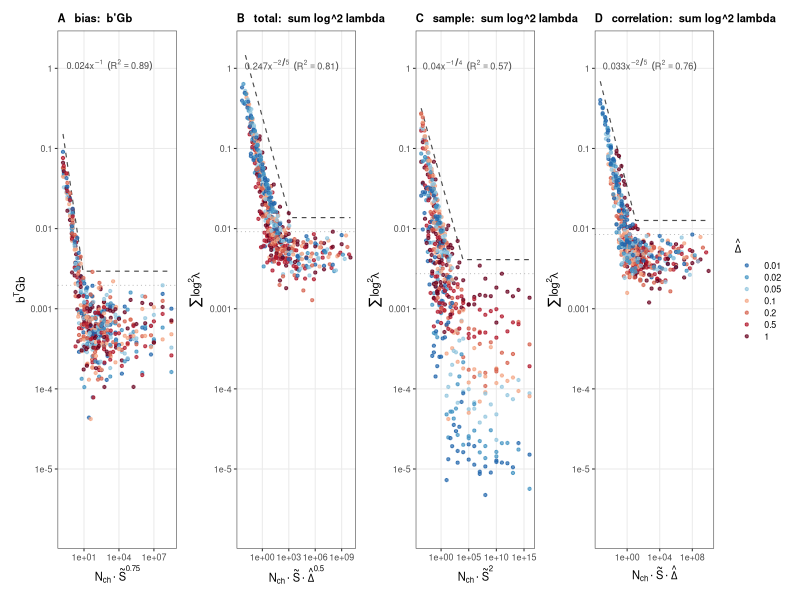
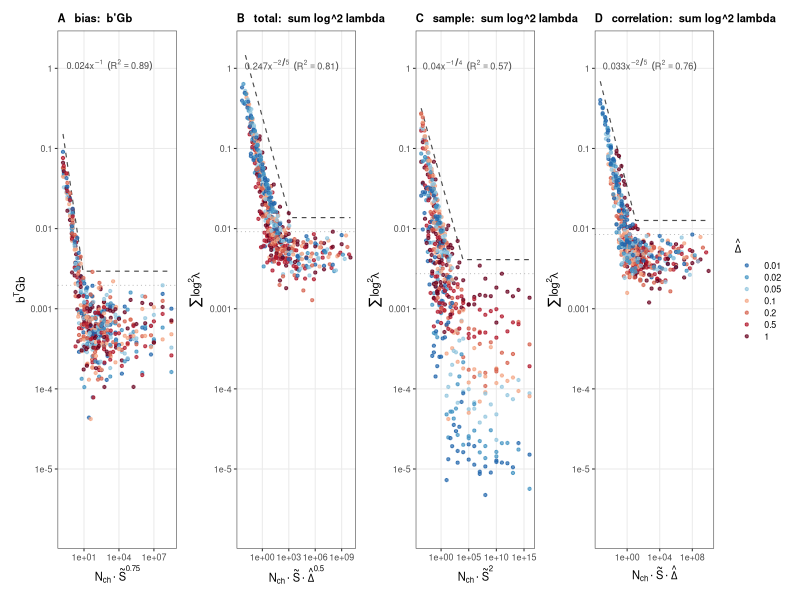

R code for these plots, in order:
# One row: sum of squares  (bias: b'Gb = sum v_p^2 ; distortions: sum log^2 lambda = d_AI^2 = 6(ebar^2+s^2)) vs the rounded composites.
suppressPackageStartupMessages({library(dplyr);library(tidyr);library(ggplot2);library(patchwork)})
setwd("/home/lmoffatt/Code/macro_dr/macro_dr/projects/eLife_2025/figures/in_progress/ir_reliability_20260828")
comp <- read.csv("digest/ir_components_cells.csv") |> mutate(q = 6*(ebar^2 + s^2))   # = sum log^2 lambda (dAI column is NA: tibble masking bug)
bias <- read.csv("digest/ir_bias_whitened.csv") |> group_by(nch,z,interval) |> summarise(q=sum(v^2), .groups="drop") |> mutate(comp="bias")
all <- bind_rows(bias, comp |> select(nch,z,interval,comp,q)) |>
  mutate(St=0.1*z, D=interval, xref=nch*St*sqrt(D), dlab=factor(sprintf("%.2g", D), levels=sprintf("%.2g", sort(unique(D)))),
         comp=factor(comp, levels=c("bias","total","sample","corr")))
fits <- tibble(comp=factor(c("bias","total","sample","corr"), levels=levels(all$comp)), eS=c(0.75,1,2,1), eD=c(0,0.5,0,1), slope=c(-1, -2/5, -1/4, -2/5))
all <- all |> inner_join(fits, by="comp") |> mutate(xb = nch*St^eS*D^eD)
fl <- all |> filter(xref > 1e4) |> group_by(comp) |> summarise(floor=max(q), .groups="drop"); all <- all |> inner_join(fl, by="comp")
chk <- all |> filter(q > 1.5*floor) |> group_by(comp) |> group_modify(~{
  m1 <- lm(log10(q) ~ log10(xb), data=.x); m2 <- lm(log10(q) ~ log10(xb)+dlab, data=.x); r <- 10^abs(resid(m1))
  tibble(slope_free=coef(m1)[2], R2=summary(m1)$r.squared, gainD=summary(m2)$r.squared-summary(m1)$r.squared, spread=median(r), n=nrow(.x),
         a=ceiling(1000*max(.x$q*.x$xb^-.x$slope[1]))/1000) }) |> ungroup()
tab <- fits |> inner_join(chk, by="comp") |> inner_join(fl, by="comp")
viol <- all |> inner_join(tab |> select(comp,a), by="comp") |> mutate(v = q > pmax(a*xb^slope, 1.5*floor)) |> group_by(comp) |> summarise(viol=sum(v))
cat("SUM OF SQUARES vs rounded composites (slopes doubled):\n")
for(i in seq_len(nrow(tab))) with(tab[i,], cat(sprintf("  %-7s x=N*S^%.2g*D^%.2g  slope fixed %+.2f free %+.3f  R2 %.3f  gainD %.3f  spread x%.2f  a=%.3f floor=%.4f  n=%d\n", comp, eS,eD, slope, slope_free, R2, gainD, spread, a, floor, n)))
print(as.data.frame(viol), row.names=FALSE)
# for comparison: same fits on s (sd) and on sqrt(q)
cat("\n(for reference: R2 on sd log lambda from the previous figure: bias 0.889 total 0.819 sample 0.520 corr 0.741)\n")

COLd <- setNames(colorRampPalette(c("#2166AC","#4393C3","#92C5DE","#F4A582","#D6604D","#B2182B","#67001F"))(nlevels(all$dlab)), levels(all$dlab))
thm <- theme_bw(base_size=8, base_family="Helvetica") + theme(plot.title=element_text(size=8, face="bold"), legend.key.height=unit(0.3,"cm"), panel.grid.minor=element_blank())
TT <- c(bias="bias:  b'Gb", total="total:  sum log^2 lambda", sample="sample:  sum log^2 lambda", corr="correlation:  sum log^2 lambda")
YL <- c(bias="b^T*G*b", total="sum(log^2*lambda)", sample="sum(log^2*lambda)", corr="sum(log^2*lambda)")
xlab_of <- function(eS, eD){ f <- function(e, sym) if(abs(e) < 0.05) "" else if(abs(e-1) < 0.05) sym else sprintf("%s^%.2g", sym, e)
  parse(text=paste(Filter(nzchar, c("N[ch]", f(eS,"tilde(S)"), f(eD,"hat(Delta)"))), collapse="%.%")) }
pan <- function(cn, lab){ d <- all |> filter(comp==cn); t <- tab |> filter(comp==cn); xg <- 10^seq(log10(min(d$xb)), log10(max(d$xb)), length=200)
  ggplot(d, aes(xb, q, colour=dlab)) + geom_hline(yintercept=t$floor, colour="grey70", linewidth=.3, linetype="dotted") +
    geom_line(data=tibble(x=xg, y=pmax(t$a*xg^t$slope, 1.5*t$floor)), aes(x,y), inherit.aes=FALSE, linetype="dashed", colour="grey30", linewidth=.4) +
    geom_point(size=.8, alpha=.7) + scale_x_log10() +
    scale_y_log10(breaks=c(1e-5,1e-4,1e-3,1e-2,1e-1,1), labels=c("1e-5","1e-4","0.001","0.01","0.1","1"), limits=c(2e-6,1.5)) +
    scale_colour_manual(values=COLd, name=expression(hat(Delta))) +
    annotate("text", x=min(d$xb)*2, y=1.1, label=sprintf("%.3f*x^{%s}~~(R^2==%.2f)", t$a, c("-1","-2/5","-1/4","-2/5")[as.integer(t$comp)], t$R2), parse=TRUE, size=2.3, colour="grey30", hjust=0) +
    labs(title=paste0(lab, "   ", TT[[cn]]), x=xlab_of(t$eS, t$eD), y=parse(text=YL[[cn]])) + thm }
g <- wrap_plots(pan("bias","A"), pan("total","B"), pan("sample","C"), pan("corr","D"), nrow=1) + plot_layout(guides="collect") & theme(legend.position="right")
ggsave("figures/Figure_IR_sumsq.pdf", g, width=9.0, height=2.6); ggsave("figures/Figure_IR_sumsq.png", g, width=9.0, height=2.6, dpi=150)
cat("written figures/Figure_IR_sumsq.{pdf,png}\n")
